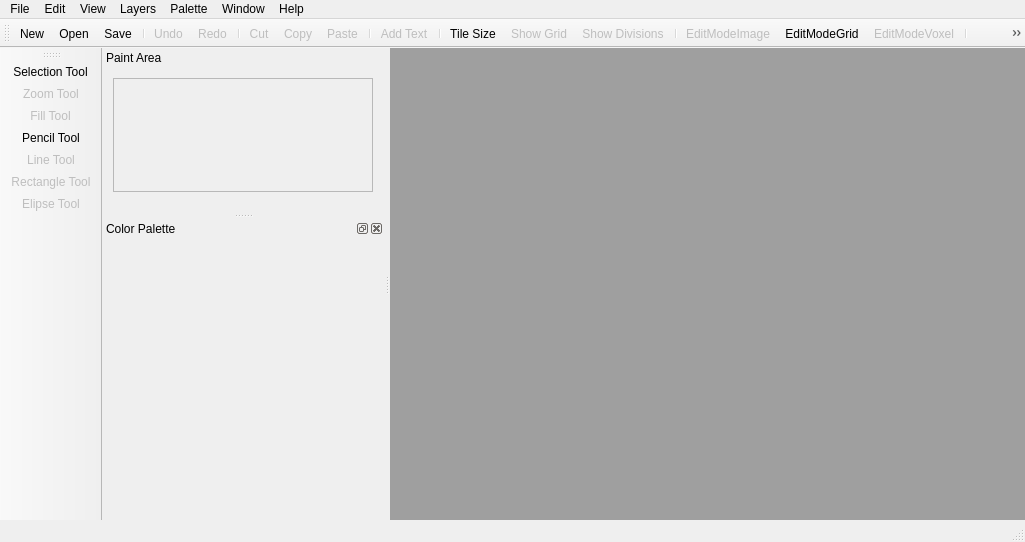
<?xml version="1.0" encoding="UTF-8"?>
<ui version="4.0">
 <class>MainWindow</class>
 <widget class="QMainWindow" name="MainWindow">
  <property name="geometry">
   <rect>
    <x>0</x>
    <y>0</y>
    <width>1025</width>
    <height>542</height>
   </rect>
  </property>
  <property name="windowTitle">
   <string>Pixel Boost</string>
  </property>
  <property name="windowIcon">
   <iconset resource="../icons/icons.qrc">
    <normaloff>:/icons/app_icon.svg</normaloff>:/icons/app_icon.svg</iconset>
  </property>
  <property name="iconSize">
   <size>
    <width>16</width>
    <height>16</height>
   </size>
  </property>
  <widget class="QWidget" name="centralWidget">
   <layout class="QHBoxLayout" name="horizontalLayout_3">
    <property name="spacing">
     <number>0</number>
    </property>
    <property name="leftMargin">
     <number>0</number>
    </property>
    <property name="topMargin">
     <number>0</number>
    </property>
    <property name="rightMargin">
     <number>0</number>
    </property>
    <property name="bottomMargin">
     <number>0</number>
    </property>
    <item>
     <widget class="QMdiArea" name="mdiArea">
      <property name="styleSheet">
       <string notr="true"/>
      </property>
     </widget>
    </item>
   </layout>
  </widget>
  <widget class="QMenuBar" name="menuBar">
   <property name="geometry">
    <rect>
     <x>0</x>
     <y>0</y>
     <width>1025</width>
     <height>21</height>
    </rect>
   </property>
   <widget class="QMenu" name="menuFile">
    <property name="title">
     <string>File</string>
    </property>
    <addaction name="actionNew"/>
    <addaction name="actionOpen"/>
    <addaction name="actionReopen"/>
    <addaction name="actionSave"/>
    <addaction name="actionSave_as"/>
    <addaction name="actionClose"/>
    <addaction name="separator"/>
    <addaction name="actionExit"/>
   </widget>
   <widget class="QMenu" name="menuEdit">
    <property name="title">
     <string>Edit</string>
    </property>
    <addaction name="actionUndo"/>
    <addaction name="actionRedo"/>
    <addaction name="separator"/>
    <addaction name="actionCut"/>
    <addaction name="actionCopy"/>
    <addaction name="actionPaste"/>
    <addaction name="actionDelete"/>
    <addaction name="actionSelect_All"/>
    <addaction name="separator"/>
    <addaction name="actionAdd_Text"/>
    <addaction name="actionCreate_Shadow"/>
   </widget>
   <widget class="QMenu" name="menuView">
    <property name="title">
     <string>View</string>
    </property>
    <addaction name="actionTile_Size"/>
    <addaction name="actionShow_Grid"/>
    <addaction name="actionShow_Divisions"/>
    <addaction name="separator"/>
    <addaction name="actionZoom_x1"/>
    <addaction name="actionZoom_x2"/>
    <addaction name="actionZoom_x4"/>
    <addaction name="actionZoom_x6"/>
    <addaction name="actionZoom_x8"/>
    <addaction name="actionZoom_x12"/>
    <addaction name="separator"/>
    <addaction name="actionAnimation"/>
   </widget>
   <widget class="QMenu" name="menuPallete">
    <property name="title">
     <string>Palette</string>
    </property>
    <addaction name="actionTransparency"/>
    <addaction name="separator"/>
    <addaction name="actionLoad_Palette"/>
    <addaction name="actionSave_Palette"/>
    <addaction name="actionEdit_Palette"/>
    <addaction name="separator"/>
    <addaction name="actionClear_Mask"/>
    <addaction name="actionInvert_Mask"/>
    <addaction name="actionAuto_Mask"/>
   </widget>
   <widget class="QMenu" name="menuWindow">
    <property name="title">
     <string>Window</string>
    </property>
    <addaction name="actionCascade"/>
    <addaction name="actionSide_by_Side"/>
    <addaction name="actionVertical"/>
    <addaction name="separator"/>
    <addaction name="actionNormal_Size"/>
   </widget>
   <widget class="QMenu" name="menuHelp">
    <property name="title">
     <string>Help</string>
    </property>
    <addaction name="actionAbout"/>
   </widget>
   <widget class="QMenu" name="menuLayers">
    <property name="title">
     <string>Layers</string>
    </property>
    <addaction name="actionImage_Size"/>
    <addaction name="actionClear"/>
    <addaction name="actionClear_All"/>
   </widget>
   <addaction name="menuFile"/>
   <addaction name="menuEdit"/>
   <addaction name="menuView"/>
   <addaction name="menuLayers"/>
   <addaction name="menuPallete"/>
   <addaction name="menuWindow"/>
   <addaction name="menuHelp"/>
  </widget>
  <widget class="QToolBar" name="mainToolBar">
   <attribute name="toolBarArea">
    <enum>TopToolBarArea</enum>
   </attribute>
   <attribute name="toolBarBreak">
    <bool>false</bool>
   </attribute>
   <addaction name="actionNew"/>
   <addaction name="actionOpen"/>
   <addaction name="actionSave"/>
   <addaction name="separator"/>
   <addaction name="actionUndo"/>
   <addaction name="actionRedo"/>
   <addaction name="separator"/>
   <addaction name="actionCut"/>
   <addaction name="actionCopy"/>
   <addaction name="actionPaste"/>
   <addaction name="separator"/>
   <addaction name="actionAdd_Text"/>
   <addaction name="separator"/>
   <addaction name="actionTile_Size"/>
   <addaction name="actionShow_Grid"/>
   <addaction name="actionShow_Divisions"/>
   <addaction name="separator"/>
   <addaction name="actionEditModeImage"/>
   <addaction name="actionEditModeGrid"/>
   <addaction name="actionEditModeVoxel"/>
   <addaction name="separator"/>
   <addaction name="actionAnimation"/>
   <addaction name="separator"/>
   <addaction name="actionImage_Size"/>
   <addaction name="separator"/>
   <addaction name="actionAbout"/>
  </widget>
  <widget class="QStatusBar" name="statusBar"/>
  <widget class="QDockWidget" name="dockWidget">
   <property name="floating">
    <bool>false</bool>
   </property>
   <property name="features">
    <set>QDockWidget::DockWidgetMovable</set>
   </property>
   <property name="windowTitle">
    <string>Paint Area</string>
   </property>
   <attribute name="dockWidgetArea">
    <number>1</number>
   </attribute>
   <widget class="QWidget" name="dockWidgetContents">
    <layout class="QVBoxLayout" name="verticalLayout">
     <item>
      <widget class="QScrollArea" name="scrollArea">
       <property name="styleSheet">
        <string notr="true">background-image: url(:/images/lines_background_color.png);</string>
       </property>
       <property name="widgetResizable">
        <bool>true</bool>
       </property>
       <property name="alignment">
        <set>Qt::AlignCenter</set>
       </property>
       <widget class="EditImageWidget" name="edit_image_widget">
        <property name="geometry">
         <rect>
          <x>0</x>
          <y>0</y>
          <width>258</width>
          <height>115</height>
         </rect>
        </property>
       </widget>
      </widget>
     </item>
     <item>
      <layout class="QHBoxLayout" name="horizontalLayout_2">
       <property name="bottomMargin">
        <number>10</number>
       </property>
      </layout>
     </item>
    </layout>
   </widget>
  </widget>
  <widget class="QToolBar" name="toolBar">
   <property name="windowTitle">
    <string>toolBar</string>
   </property>
   <attribute name="toolBarArea">
    <enum>LeftToolBarArea</enum>
   </attribute>
   <attribute name="toolBarBreak">
    <bool>false</bool>
   </attribute>
   <addaction name="actionSelection_Tool"/>
   <addaction name="actionZoom_Tool"/>
   <addaction name="actionFill_Tool"/>
   <addaction name="actionPencil_Tool"/>
   <addaction name="actionLine_Tool"/>
   <addaction name="actionRectangle_Tool"/>
   <addaction name="actionElipse_Tool"/>
  </widget>
  <widget class="QDockWidget" name="dockWidget_2">
   <property name="windowTitle">
    <string>Color Palette</string>
   </property>
   <attribute name="dockWidgetArea">
    <number>1</number>
   </attribute>
   <widget class="QWidget" name="dockWidgetContents_2">
    <layout class="QVBoxLayout" name="verticalLayout_2">
     <item>
      <widget class="ColorPaletteWidget" name="color_palette_widget" native="true">
       <property name="minimumSize">
        <size>
         <width>260</width>
         <height>180</height>
        </size>
       </property>
       <property name="baseSize">
        <size>
         <width>260</width>
         <height>180</height>
        </size>
       </property>
      </widget>
     </item>
    </layout>
   </widget>
  </widget>
  <action name="actionNew">
   <property name="icon">
    <iconset resource="../icons/icons.qrc">
     <normaloff>:/icons/new_file.png</normaloff>:/icons/new_file.png</iconset>
   </property>
   <property name="text">
    <string>New</string>
   </property>
   <property name="shortcut">
    <string>Ctrl+N</string>
   </property>
  </action>
  <action name="actionOpen">
   <property name="icon">
    <iconset resource="../icons/icons.qrc">
     <normaloff>:/icons/open_file.png</normaloff>:/icons/open_file.png</iconset>
   </property>
   <property name="text">
    <string>Open</string>
   </property>
   <property name="shortcut">
    <string>Ctrl+O</string>
   </property>
  </action>
  <action name="actionReopen">
   <property name="text">
    <string>Reopen</string>
   </property>
   <property name="shortcut">
    <string>Ctrl+R</string>
   </property>
  </action>
  <action name="actionSave">
   <property name="icon">
    <iconset resource="../icons/icons.qrc">
     <normaloff>:/icons/save_file.png</normaloff>:/icons/save_file.png</iconset>
   </property>
   <property name="text">
    <string>Save</string>
   </property>
   <property name="shortcut">
    <string>Ctrl+S</string>
   </property>
  </action>
  <action name="actionSave_as">
   <property name="text">
    <string>Save as</string>
   </property>
  </action>
  <action name="actionClose">
   <property name="text">
    <string>Close</string>
   </property>
   <property name="shortcut">
    <string>Ctrl+F4</string>
   </property>
  </action>
  <action name="actionExit">
   <property name="text">
    <string>Exit</string>
   </property>
  </action>
  <action name="actionUndo">
   <property name="enabled">
    <bool>false</bool>
   </property>
   <property name="icon">
    <iconset resource="../icons/icons.qrc">
     <normaloff>:/icons/undo.png</normaloff>:/icons/undo.png</iconset>
   </property>
   <property name="text">
    <string>Undo</string>
   </property>
   <property name="shortcut">
    <string>Ctrl+Z</string>
   </property>
  </action>
  <action name="actionRedo">
   <property name="enabled">
    <bool>false</bool>
   </property>
   <property name="icon">
    <iconset resource="../icons/icons.qrc">
     <normaloff>:/icons/redo.png</normaloff>:/icons/redo.png</iconset>
   </property>
   <property name="text">
    <string>Redo</string>
   </property>
   <property name="shortcut">
    <string>Ctrl+Shift+Z</string>
   </property>
  </action>
  <action name="actionCut">
   <property name="enabled">
    <bool>false</bool>
   </property>
   <property name="icon">
    <iconset resource="../icons/icons.qrc">
     <normaloff>:/icons/cut.png</normaloff>:/icons/cut.png</iconset>
   </property>
   <property name="text">
    <string>Cut</string>
   </property>
   <property name="shortcut">
    <string>Ctrl+X</string>
   </property>
  </action>
  <action name="actionCopy">
   <property name="enabled">
    <bool>false</bool>
   </property>
   <property name="icon">
    <iconset resource="../icons/icons.qrc">
     <normaloff>:/icons/copy.png</normaloff>:/icons/copy.png</iconset>
   </property>
   <property name="text">
    <string>Copy</string>
   </property>
   <property name="shortcut">
    <string>Ctrl+C</string>
   </property>
  </action>
  <action name="actionPaste">
   <property name="enabled">
    <bool>false</bool>
   </property>
   <property name="icon">
    <iconset resource="../icons/icons.qrc">
     <normaloff>:/icons/paste.png</normaloff>:/icons/paste.png</iconset>
   </property>
   <property name="text">
    <string>Paste</string>
   </property>
   <property name="shortcut">
    <string>Ctrl+P</string>
   </property>
  </action>
  <action name="actionDelete">
   <property name="text">
    <string>Delete</string>
   </property>
   <property name="shortcut">
    <string>Del</string>
   </property>
  </action>
  <action name="actionSelect_All">
   <property name="text">
    <string>Select All</string>
   </property>
   <property name="shortcut">
    <string>Ctrl+A</string>
   </property>
  </action>
  <action name="actionAdd_Text">
   <property name="enabled">
    <bool>false</bool>
   </property>
   <property name="icon">
    <iconset resource="../icons/icons.qrc">
     <normaloff>:/icons/text_edit.png</normaloff>:/icons/text_edit.png</iconset>
   </property>
   <property name="text">
    <string>Add Text</string>
   </property>
  </action>
  <action name="actionCreate_Shadow">
   <property name="text">
    <string>Create Shadow</string>
   </property>
  </action>
  <action name="actionTile_Size">
   <property name="enabled">
    <bool>true</bool>
   </property>
   <property name="icon">
    <iconset resource="../icons/icons.qrc">
     <normaloff>:/icons/tile_size.png</normaloff>:/icons/tile_size.png</iconset>
   </property>
   <property name="text">
    <string>Tile Size</string>
   </property>
  </action>
  <action name="actionShow_Grid">
   <property name="enabled">
    <bool>false</bool>
   </property>
   <property name="icon">
    <iconset resource="../icons/icons.qrc">
     <normaloff>:/icons/show_grid.png</normaloff>:/icons/show_grid.png</iconset>
   </property>
   <property name="text">
    <string>Show Grid</string>
   </property>
  </action>
  <action name="actionShow_Divisions">
   <property name="enabled">
    <bool>false</bool>
   </property>
   <property name="icon">
    <iconset resource="../icons/icons.qrc">
     <normaloff>:/icons/show_divisions.png</normaloff>:/icons/show_divisions.png</iconset>
   </property>
   <property name="text">
    <string>Show Divisions</string>
   </property>
  </action>
  <action name="actionZoom_x1">
   <property name="icon">
    <iconset resource="../icons/icons.qrc">
     <normaloff>:/icons/zoom_x1.png</normaloff>:/icons/zoom_x1.png</iconset>
   </property>
   <property name="text">
    <string>Zoom x1</string>
   </property>
  </action>
  <action name="actionZoom_x2">
   <property name="icon">
    <iconset resource="../icons/icons.qrc">
     <normaloff>:/icons/zoom_x2.png</normaloff>:/icons/zoom_x2.png</iconset>
   </property>
   <property name="text">
    <string>Zoom x2</string>
   </property>
  </action>
  <action name="actionZoom_x4">
   <property name="icon">
    <iconset resource="../icons/icons.qrc">
     <normaloff>:/icons/zoom_x4.png</normaloff>:/icons/zoom_x4.png</iconset>
   </property>
   <property name="text">
    <string>Zoom x4</string>
   </property>
  </action>
  <action name="actionZoom_x6">
   <property name="icon">
    <iconset resource="../icons/icons.qrc">
     <normaloff>:/icons/zoom_x6.png</normaloff>:/icons/zoom_x6.png</iconset>
   </property>
   <property name="text">
    <string>Zoom x6</string>
   </property>
  </action>
  <action name="actionZoom_x8">
   <property name="icon">
    <iconset resource="../icons/icons.qrc">
     <normaloff>:/icons/zoom_x8.png</normaloff>:/icons/zoom_x8.png</iconset>
   </property>
   <property name="text">
    <string>Zoom x8</string>
   </property>
  </action>
  <action name="actionZoom_x12">
   <property name="icon">
    <iconset resource="../icons/icons.qrc">
     <normaloff>:/icons/zoom_x12.png</normaloff>:/icons/zoom_x12.png</iconset>
   </property>
   <property name="text">
    <string>Zoom x12</string>
   </property>
  </action>
  <action name="actionAnimation">
   <property name="enabled">
    <bool>false</bool>
   </property>
   <property name="icon">
    <iconset resource="../icons/icons.qrc">
     <normaloff>:/icons/animation.png</normaloff>:/icons/animation.png</iconset>
   </property>
   <property name="text">
    <string>Animation</string>
   </property>
  </action>
  <action name="actionImage_Size">
   <property name="enabled">
    <bool>false</bool>
   </property>
   <property name="icon">
    <iconset resource="../icons/icons.qrc">
     <normaloff>:/icons/resize.png</normaloff>:/icons/resize.png</iconset>
   </property>
   <property name="text">
    <string>Image Size</string>
   </property>
  </action>
  <action name="actionClear">
   <property name="text">
    <string>Clear</string>
   </property>
  </action>
  <action name="actionClear_All">
   <property name="text">
    <string>Clear All</string>
   </property>
  </action>
  <action name="actionTransparency">
   <property name="text">
    <string>Transparency</string>
   </property>
  </action>
  <action name="actionLoad_Palette">
   <property name="text">
    <string>Load Palette</string>
   </property>
  </action>
  <action name="actionSave_Palette">
   <property name="text">
    <string>Save Palette</string>
   </property>
  </action>
  <action name="actionEdit_Palette">
   <property name="text">
    <string>Edit Palette</string>
   </property>
  </action>
  <action name="actionClear_Mask">
   <property name="text">
    <string>Clear Mask</string>
   </property>
  </action>
  <action name="actionInvert_Mask">
   <property name="text">
    <string>Invert Mask</string>
   </property>
  </action>
  <action name="actionAuto_Mask">
   <property name="text">
    <string>Auto Mask</string>
   </property>
  </action>
  <action name="actionCascade">
   <property name="text">
    <string>Cascade</string>
   </property>
  </action>
  <action name="actionSide_by_Side">
   <property name="text">
    <string>Side by Side</string>
   </property>
  </action>
  <action name="actionVertical">
   <property name="text">
    <string>Vertical</string>
   </property>
  </action>
  <action name="actionNormal_Size">
   <property name="text">
    <string>Normal Size</string>
   </property>
  </action>
  <action name="actionAbout">
   <property name="enabled">
    <bool>false</bool>
   </property>
   <property name="icon">
    <iconset resource="../icons/icons.qrc">
     <normaloff>:/icons/help.png</normaloff>:/icons/help.png</iconset>
   </property>
   <property name="text">
    <string>About</string>
   </property>
  </action>
  <action name="actionEditModeImage">
   <property name="checkable">
    <bool>true</bool>
   </property>
   <property name="enabled">
    <bool>false</bool>
   </property>
   <property name="icon">
    <iconset resource="../icons/icons.qrc">
     <normaloff>:/icons/edit_mode_img.png</normaloff>:/icons/edit_mode_img.png</iconset>
   </property>
   <property name="text">
    <string>EditModeImage</string>
   </property>
  </action>
  <action name="actionEditModeGrid">
   <property name="checkable">
    <bool>true</bool>
   </property>
   <property name="icon">
    <iconset resource="../icons/icons.qrc">
     <normaloff>:/icons/edit_mode_grid.png</normaloff>:/icons/edit_mode_grid.png</iconset>
   </property>
   <property name="text">
    <string>EditModeGrid</string>
   </property>
  </action>
  <action name="actionEditModeVoxel">
   <property name="checkable">
    <bool>true</bool>
   </property>
   <property name="enabled">
    <bool>false</bool>
   </property>
   <property name="icon">
    <iconset resource="../icons/icons.qrc">
     <normaloff>:/icons/edit_mode_voxel.png</normaloff>:/icons/edit_mode_voxel.png</iconset>
   </property>
   <property name="text">
    <string>EditModeVoxel</string>
   </property>
  </action>
  <action name="actionSelection_Tool">
   <property name="checkable">
    <bool>true</bool>
   </property>
   <property name="icon">
    <iconset resource="../icons/icons.qrc">
     <normaloff>:/icons/selection_tool.png</normaloff>:/icons/selection_tool.png</iconset>
   </property>
   <property name="text">
    <string>Selection Tool</string>
   </property>
  </action>
  <action name="actionZoom_Tool">
   <property name="checkable">
    <bool>true</bool>
   </property>
   <property name="enabled">
    <bool>false</bool>
   </property>
   <property name="icon">
    <iconset resource="../icons/icons.qrc">
     <normaloff>:/icons/zoom_tool.png</normaloff>:/icons/zoom_tool.png</iconset>
   </property>
   <property name="text">
    <string>Zoom Tool</string>
   </property>
  </action>
  <action name="actionFill_Tool">
   <property name="checkable">
    <bool>true</bool>
   </property>
   <property name="enabled">
    <bool>false</bool>
   </property>
   <property name="icon">
    <iconset resource="../icons/icons.qrc">
     <normaloff>:/icons/fill_tool.png</normaloff>:/icons/fill_tool.png</iconset>
   </property>
   <property name="text">
    <string>Fill Tool</string>
   </property>
  </action>
  <action name="actionPencil_Tool">
   <property name="checkable">
    <bool>true</bool>
   </property>
   <property name="icon">
    <iconset resource="../icons/icons.qrc">
     <normaloff>:/icons/pencil_tool.png</normaloff>:/icons/pencil_tool.png</iconset>
   </property>
   <property name="text">
    <string>Pencil Tool</string>
   </property>
  </action>
  <action name="actionLine_Tool">
   <property name="checkable">
    <bool>true</bool>
   </property>
   <property name="enabled">
    <bool>false</bool>
   </property>
   <property name="icon">
    <iconset resource="../icons/icons.qrc">
     <normaloff>:/icons/line_tool.png</normaloff>:/icons/line_tool.png</iconset>
   </property>
   <property name="text">
    <string>Line Tool</string>
   </property>
  </action>
  <action name="actionRectangle_Tool">
   <property name="checkable">
    <bool>true</bool>
   </property>
   <property name="enabled">
    <bool>false</bool>
   </property>
   <property name="icon">
    <iconset resource="../icons/icons.qrc">
     <normaloff>:/icons/rectangle_tool.png</normaloff>:/icons/rectangle_tool.png</iconset>
   </property>
   <property name="text">
    <string>Rectangle Tool</string>
   </property>
  </action>
  <action name="actionElipse_Tool">
   <property name="checkable">
    <bool>true</bool>
   </property>
   <property name="enabled">
    <bool>false</bool>
   </property>
   <property name="icon">
    <iconset resource="../icons/icons.qrc">
     <normaloff>:/icons/elipse_tool.png</normaloff>:/icons/elipse_tool.png</iconset>
   </property>
   <property name="text">
    <string>Elipse Tool</string>
   </property>
  </action>
 </widget>
 <layoutdefault spacing="6" margin="11"/>
 <customwidgets>
  <customwidget>
   <class>EditImageWidget</class>
   <extends>QWidget</extends>
   <header>view/editimagewidget.h</header>
   <container>1</container>
  </customwidget>
  <customwidget>
   <class>ColorPaletteWidget</class>
   <extends>QWidget</extends>
   <header>view/colorpalettewidget.h</header>
   <container>1</container>
  </customwidget>
 </customwidgets>
 <resources>
  <include location="../icons/icons.qrc"/>
 </resources>
 <connections/>
</ui>
